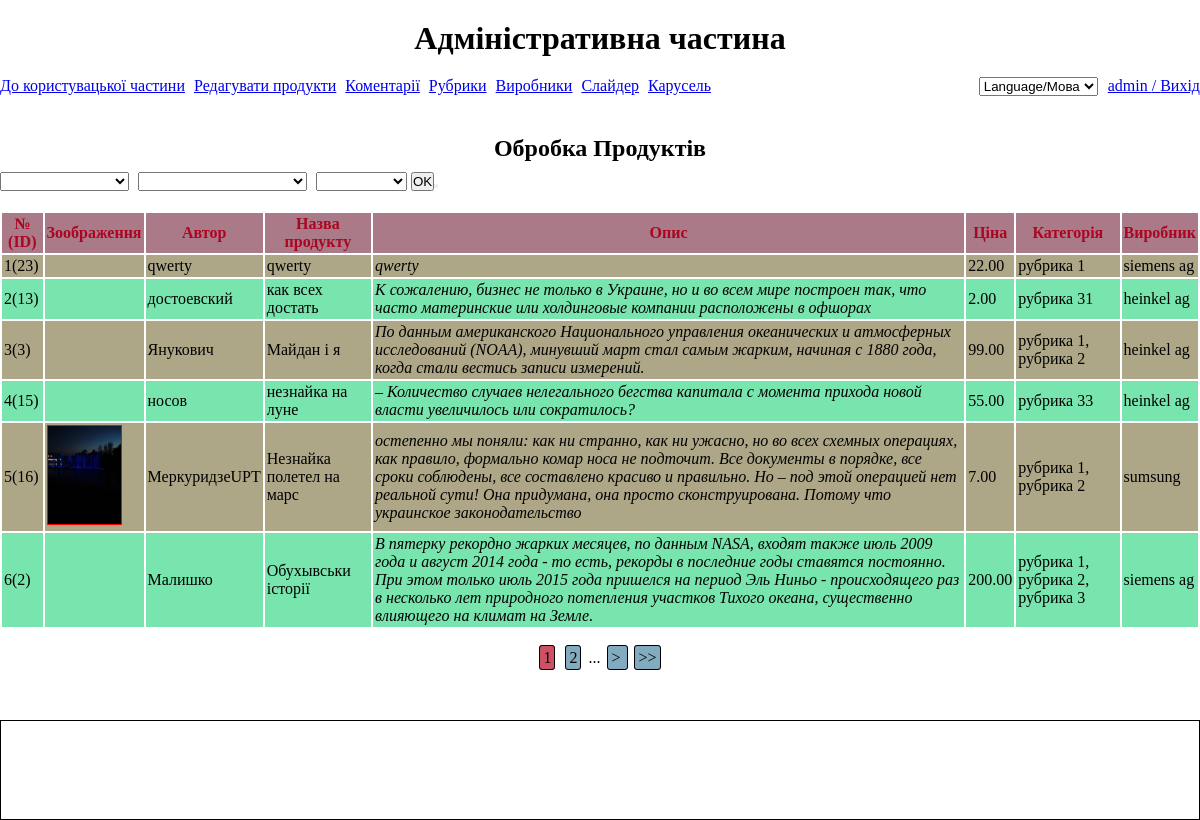
/adminProducts (signed in), run on the app's committed database.
### tables this page shows
CREATE TABLE `products` (
  `id` int(11) UNSIGNED NOT NULL,
  `author` varchar(50) NOT NULL,
  `title` varchar(50) NOT NULL,
  `description` text NOT NULL,
  `body` text NOT NULL,
  `price` decimal(12,2) NOT NULL,
  `manf_id` int(11) UNSIGNED DEFAULT NULL,
  `created` timestamp NOT NULL DEFAULT CURRENT_TIMESTAMP,
  `updated` timestamp NOT NULL DEFAULT CURRENT_TIMESTAMP ON UPDATE CURRENT_TIMESTAMP
);

CREATE TABLE `manufacturers` (
  `id` int(10) UNSIGNED NOT NULL,
  `eng_translit_title` varchar(255) NOT NULL,
  `title` varchar(255) NOT NULL,
  `url` varchar(255) NOT NULL
);

### app/core/database.php (called while the page is built, shortened)
<?php
class DataBase {
    function __construct(){
     try{
           $this->conn = new \PDO('mysql:dbname='.NAME_BD.';host='.HOST.'', USER, PASSWORD, array(\PDO::MYSQL_ATTR_INIT_COMMAND => 'SET NAMES\'UTF8\''));
        }catch(\PDOException $e) {die("Ошибка соединения с базой или хостом:".$e->getMessage());}
    }
}
?>

### app/protected/controllers/adminProducts.php (called while the page is built, shortened)
<?php
class AdminProducts extends AdminController {
    public function index($fullfilledAction = null, $id =null )
    {
        $categories = (new Categories)->getDropDownMenu();
        $catalog = new DB_Catalog(true);
        $manufacturers = $catalog->getManufacturers();
        $products = $catalog->getCatalog();
        $pages = $catalog->countPages();
        return ['view'=> 'admin/products.php', 'categories' => $categories, 'manufacturers'=>$manufacturers,
            'products' =>$products, 'pages'=>$pages, 'action'=> $fullfilledAction, 'id' => $id ];
    }
}

### app/protected/models/db_catalog.php (called while the page is built, shortened)
<?php
class DB_Catalog extends DataBase
{
    private $amount;
    private $page;
    private $category;
    private $manufacturer;
    public function __construct($inAdmin = false)
    {
        $this->amount = ($inAdmin)? AMOUNTONPAGEADMIN: AMOUNTONPAGE;
        $this->page = $_GET['p']?? $_POST['p']?? 1;
        $this->category='';
        $this->manufacturer='';
    }
    public function getCatalog()
    {
        $startPage= ($this->page-1)*$this->amount;
        $this->order='';
        $order= $_GET['order']?? $_POST['order']?? null;
            switch( @ $order){
                default: $this->order= ' ORDER BY `p`.`title` ASC'; break;
            }
        $sql="SELECT `p`.`id` AS product_id , `p`.`author`, `p`.`title` as product_title , `p`.`description`, `p`.`body`,
              `p`.`price`, `p`.`manf_id`, GROUP_CONCAT( DISTINCT `c`.`title` SEPARATOR ', ') AS `category_title` ,
               `m`.`id` as manufacturer_id , `m`.`title` AS manufacturer_title , GROUP_CONCAT(`im`.`image`) AS `images`
               FROM `products` `p`  LEFT JOIN `manufacturers` `m`  ON `p`.`manf_id` = `m`.`id`
                LEFT JOIN `images` `im` ON `p`.`id`= `im`.`product_id`
                JOIN `products_categories` `pivot` ON `p`.`id` = `pivot`.`product_id` JOIN `categories` `c` ON `pivot`.`category_id` = `c`.`id`
                $this->category $this->manufacturer GROUP BY `p`.`id` $this->order LIMIT ?, $this->amount  " ;
        $stmt = $this->conn->prepare($sql);
        $stmt->bindParam(1, $startPage, \PDO::PARAM_INT);
        $stmt->execute();
        $result= $stmt->fetchAll();
        foreach ($result as $key=> $value){
            $startingLineNumber =(!isset($startingLineNumber))? ($this->page-1)*$this->amount+1: $startingLineNumber+1;
            $result[$key]->startingLineNumber= $startingLineNumber;
            if(!empty($value->images) && $value->images!= false ){
                $images= explode(',', $value->images);
                $result[$key]->images= array_values($images);
            }
        }
        return $result;
    }
    public function countPages()
    {
        $category = $_GET['category']?? $_POST['category']?? null;
        $sql="SELECT COUNT( DISTINCT `p`.`id`) AS number FROM `products` `p`  LEFT JOIN `manufacturers` `m`  ON `p`.`manf_id` = `m`.`id`
                JOIN `products_categories` `pivot` ON `p`.`id` = `pivot`.`product_id` JOIN `categories` `c` ON `pivot`.`category_id` = `c`.`id`
                $this->category $this->manufacturer " ;
        $res= $this->conn->query($sql);
        $res= $res->fetch();
        $pages= ceil($res->number/$this->amount);
        return $pages;
    }
}

### app/core/application.php (called while the page is built, shortened)
<?php
class Application extends MainDispatcher {
    public function runController($controller){
        $action = $controller[1];
        $contr = new $name_contr($controller);
        $data=call_user_func(array($contr, $action));
        return $data;
    }
}

### public/index.php (called while the page is built, shortened)
<?php
$router = new Application();
$controller=$router->getController();
$data_and_view = $router->runController($controller);
$template_folder = $router->findAppropriateTemplate($view);
require_once PATH_SITE."/resources/".$template_folder."/index.php";

### app/lib/HelperService.php (called while the page is built, shortened)
<?php
class HelperService {
    public static function prozessLangArray()
    {
        $langs = [];
        foreach (LANG as $ln) {
            $arr = explode('=>', $ln);
            $key = trim($arr[0], ' ');
            $value = trim($arr[1], ' ');
            $langs[$key] = $value;
        }
        return $langs;
    }
}

### resources/admintemplate/index.php (called while the page is built, shortened)
<?php
    require_once "header.php";
    $view=$router->getView($view);
    include_once ($view);
    require_once "footer.php";

### resources/languages/uk.php (called while the page is built, shortened)
<?php
$manufacturerTitle = "Виробник";
$author = "Автор";
$productTitle = "Назва продукту";
$description = "Опис";
$price = "Ціна";

### resources/admin/partials/productsList.php (the view, shortened to what this page needs)
<?php if($products): ?>
    <table class="admin-products-list" id="admin-products-list">
        <tr class="admin-products-list__header" id="admin-products-list__header">
            <th>№(ID)</th><th><?= $images ?></th><th><?= $author ?></th><th><?= $productTitle ?></th><th><?= $description ?></th><th><?= $price ?></th><th><?= $category ?></th><th><?= $manufacturerTitle ?></th>
        </tr>
    <?php foreach ($products as $product): ?>
        <tr class="admin-products-list__row" data-id="<?= $product->product_id ?>">
            <td><?= $product->startingLineNumber.'('.$product->product_id.')' ?></td>
            <td><img src="<?= '/uploads/productsImages/thumbs/'.$product->images[0] ?>" class="<?= isset($product->images[0])? 'admin-products-list__row-thumb': 'admin-products-list__row-thumb--hidden'; ?>" ></td>
            <td><?= $product->author ?></td>
            <td><?= $product->product_title ?></td>
            <td><i><?= $product->description ?></i></td>
            <td><?= $product->price ?></td>
            <td><?= $product->category_title ?></td>
            <td><?= $product->manufacturer_title ?></td>
        </tr>
    <?php endforeach; ?>
    </table>
    <?php if($pages>1): ?>
        <nav class="products-pagination" id="products-pagination">
            <?php
            $current =$_GET['p']?? $_POST['p']?? 1;
            for($i =0; $i<$pages; $i++): ?>
                <?php
                if($i> ($current-6) && $i<($current+4)): ?>
                    <?php if($i+1==$current){echo '<span class="pagination-item-current" id="pagination-item-current" data-p="'.($i+1).'">'.($i+1).'</span>'; }
                            else { echo '<span class="pagination-item" data-p="'.($i+1).'" >'. ($i+1).'</span>';} ?>
                <?php endif; ?>
                <?php if($current<$pages): ?>
                    <?php if($i == $pages-1 && $pages>1 && $current<$pages) {  ?>...  <span class="pagination-item" data-p="<?= $current+1 ?>" > > </span> <?php } ?>
                    <?php if($i==$pages-1){ ?>  <span class="pagination-item" data-p="<?= $pages ?>" > >> </span> <?php } ?>
                <?php endif; ?>
            <?php endfor; ?>
        </nav>
    <?php endif; ?>
<?php else: ?>
    <h2 class="admin-notice"><?= $nothingFound ?></h2>
<?php endif; ?>

### public/assets/css/admin.css (style rules this page uses)
* { box-sizing: border-box; margin: 0; padding: 0; }
html, body { height: 100%; }
.admin-products-list { border-spacing: 2px; }
.admin-products-list__header { background: rgba(156, 101, 117, 0.86); color: #ad0521; }
.admin-products-list__row { cursor: pointer; background: rgba(0, 204, 102, 0.53); }
.admin-products-list__row:nth-child(2n) { background: #ada787; }
.admin-products-list th, .admin-products-list td { padding: 2px; }
.pagination-item, .pagination-item-comment { cursor: pointer; border: 1px solid black; padding: 3px; margin: 3px; border-radius: 3px; background-color: #83abbf; }
.pagination-item-current, .pagination-item-comment-current { cursor: default; border: 1px solid black; padding: 3px; margin: 3px; border-radius: 3px; background-color: rgba(191, 28, 52, 0.77); }
.products-pagination, .comments-pagination { text-align: center; margin: 20px 0; }
.admin-products-list__row-thumb { max-height: 100px; max-width: 100px; border: 1px solid red; }

### data on the page
products: startingLineNumber "1", id "23", author "qwerty", title "qwerty", description "qwerty", price "22.00", category_title "рубрика 1", manf.title "siemens ag"
products: startingLineNumber "2", id "13", author "достоевский", title "как всех достать", description "К сожалению, бизнес не только в Украине, но и во всем мире построен так, что часто материнские или холдинговые компании расположены в офшорах", price "2.00", category_title "рубрика 31", manf.title "heinkel ag"
products: id "3", author "Янукович", title "Майдан і я", description "По данным американского Национального управления океанических и атмосферных исследований (NOAA), минувший март стал самым жарким, начиная с 1880 года, когда стали вестись записи измерений.", price "99.00", category_title "рубрика 1, рубрика 2", manf.title "heinkel ag"
products: startingLineNumber "4", id "15", author "носов", title "незнайка на луне", description "– Количество случаев нелегального бегства капитала с момента прихода новой власти увеличилось или сократилось?", price "55.00", category_title "рубрика 33", manf.title "heinkel ag"
products: startingLineNumber "5", id "16", author "МеркуридзеUPT", title "Незнайка полетел на марс", description "остепенно мы поняли: как ни странно, как ни ужасно, но во всех схемных операциях, как правило, формально комар носа не подточит. Все документы в порядке, все сроки соблюдены, все составлено красиво и правильно. Но – под этой операцией нет реальной сути! Она придумана, она просто сконструирована. Потому что украинское законодательство", price "7.00", category_title "рубрика 1, рубрика 2", manf.title "sumsung"
products: startingLineNumber "6", id "2", author "Малишко", title "Обухывськи історії", description "В пятерку рекордно жарких месяцев, по данным NASA, входят также июль 2009 года и август 2014 года - то есть, рекорды в последние годы ставятся постоянно. При этом только июль 2015 года пришелся на период Эль Ниньо - происходящего раз в несколько лет природного потепления участков Тихого океана, существенно влияющего на климат на Земле.", price "200.00", category_title "рубрика 1, рубрика 2, рубрика 3", manf.title "siemens ag"

### other printed values
$this_is_admin_part "Адміністративна частина"
$main_customer_page "До користувацької частини"
$editProducts "Редагувати продукти"
$comments "Коментарії"
$categoriesTitles "Рубрики"
$manufacturersTitles "Виробники"
$slider "Слайдер"
$carousel "Карусель"
$_SESSION['admin']['login'] "admin"
$exit "Вихід"
$prozessYourProducts "Обробка Продуктів"
$images "Зоображення"
$author "Автор"
$productTitle "Назва продукту"
$description "Опис"
